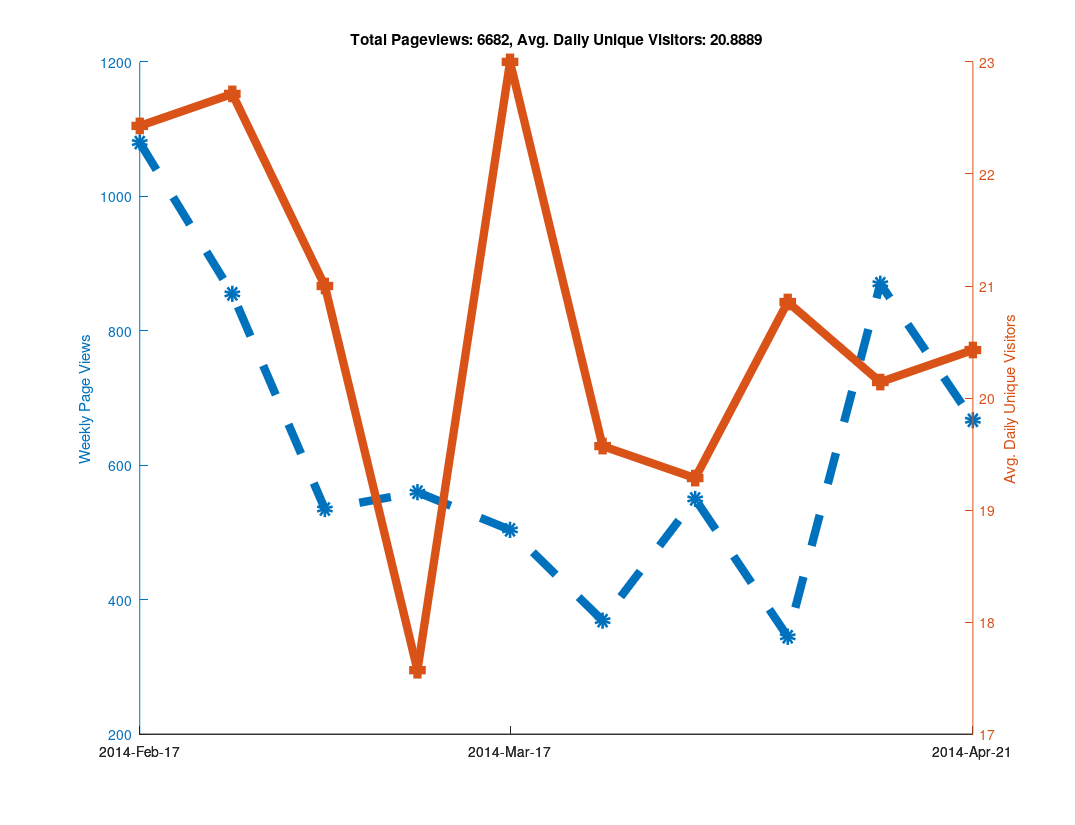

Write MATLAB code to recreate this figure.
clear all

% Github has a "traffic" page now, but it doesn't seem like you can
% put in an arbitrary date range?  When I looked at it, it showed the
% numbers of unique visitors and views for the last two weeks only...
% So as long as I check back at least once every two weeks I can keep
% a record of it?  Great...

% https://github.com/libMesh/libmesh/graphs/traffic

% Date, Views, Unique Visitors
data = {
    '2014-Feb-17', 274, 25
    '2014-Feb-18', 145, 30
    '2014-Feb-19', 129, 27
    '2014-Feb-20', 202, 24
    '2014-Feb-21', 240, 22
    '2014-Feb-22', 62,  17
    '2014-Feb-23', 28,  12
    '2014-Feb-24', 217, 19
    '2014-Feb-25', 90,  25
    '2014-Feb-26', 189, 36
    '2014-Feb-27', 112, 26
    '2014-Feb-28', 81,  20
    '2014-Mar-01', 113, 17
    '2014-Mar-02', 53,  16
    '2014-Mar-03', 41,  21
    '2014-Mar-04', 144, 35
    '2014-Mar-05', 51,  20
    '2014-Mar-06', 157, 25
    '2014-Mar-07', 50,  22
    '2014-Mar-08', 50,  11
    '2014-Mar-09', 42,  13
    '2014-Mar-10', 61,  16
    '2014-Mar-11', 27,  16
    '2014-Mar-12', 111, 20
    '2014-Mar-13', 66,  20
    '2014-Mar-14', 223, 25
    '2014-Mar-15', 46,   9
    '2014-Mar-16', 26,  17
    '2014-Mar-17', 80,  29
    '2014-Mar-18', 59,  30
    '2014-Mar-19', 85,  31
    '2014-Mar-20', 122, 18
    '2014-Mar-21', 61,  21
    '2014-Mar-22', 33,  18
    '2014-Mar-23', 64,  14
    '2014-Mar-24', 95,  24
    '2014-Mar-25', 75,  28
    '2014-Mar-26', 49,  18
    '2014-Mar-27', 57,  24
    '2014-Mar-28', 33,  16
    '2014-Mar-29', 41,  16
    '2014-Mar-30', 19,  11
    '2014-Mar-31', 52,  12
    '2014-Apr-01', 120, 21
    '2014-Apr-02', 68,  23
    '2014-Apr-03', 98,  28
    '2014-Apr-04', 77,  21
    '2014-Apr-05', 80,  15
    '2014-Apr-06', 55,  15
    '2014-Apr-07', 71,  31
    '2014-Apr-08', 84,  26
    '2014-Apr-09', 33,  18
    '2014-Apr-10', 32,  16
    '2014-Apr-11', 51,  20
    '2014-Apr-12', 25,  15
    '2014-Apr-13', 49,  20
    '2014-Apr-14', 120, 23
    '2014-Apr-15', 191, 27
    '2014-Apr-16', 219, 24
    '2014-Apr-17', 216, 30
    '2014-Apr-18', 63,  19
    '2014-Apr-19', 36,  11
    '2014-Apr-20', 25,   7
    '2014-Apr-21', 115, 24
    '2014-Apr-22', 128, 31
    '2014-Apr-23', 87,  25
    '2014-Apr-24', 108, 23
    '2014-Apr-25', 111, 20
    '2014-Apr-26', 89,   9
    '2014-Apr-27', 29,  11
    '2014-Apr-28', 177, 28
    '2014-Apr-29', 170, 27
    };

% length works like you would expect it to for cell arrays.
N=length(data);

% A cell array of strings holding just the dates
dates = {data{:,1}};

% Note the extra square brackets!  This seems to be required (at least
% in Octave) to catch the output of data{:,2} as an array.
views = [data{:,2}];
visitors = [data{:,3}];



% 1.) Make daily plot - You can do this, but it gets a bit hard to read

%% % Can't plot string data automatically?
%% x=linspace(1,N,N);
%%
%% % Only way to set linestyles with plotyy is after the fact, apparently.
%% % plotyy returns the axis handle first, followed by the two plot handles.
%% clf;
%% hold on;
%% [haxis, h1, h2] = plotyy(x, views, x, visitors);
%%
%% % Label the axes
%% ylabel (haxis(1), 'Daily Page Views');
%% ylabel (haxis(2), 'Daily Unique Visitors');
%%
%% % Totaling unique visitors doesn't really mean much...
%% title (['Total Pageviews: ', num2str(sum(views)), ', Avg. Daily Unique Visitors: ', num2str(mean(visitors))]);
%%
%% % Make thick lines - this looks better in PDF
%% set([h1, h2], 'linewidth', 6);
%%
%% % Turn on markers
%% set(h1, 'marker', 'o');
%% set(h2, 'marker', 's');
%%
%% % Set marker size
%% set([h1, h2], 'markersize', 6);
%%
%% % Make dashed line?  Aquaterm doesn't seem to properly display this, but it
%% % does work in the PDF!
%% set(h1, 'linestyle', '--');
%%
%% % Set the xticks and labels so that it shows dates instead of numbers.
%% xticksat = [1 length(x)];
%% set(haxis, 'xtick', xticksat);
%%
%% for i=1:length(xticksat)
%%   xtlabels{i} = data{xticksat(i), 1};
%% end
%% set(haxis, 'xticklabel', xtlabels);
%%
%% % Print to PDF
%% set (gcf, "paperposition", [0.25, 0.25, 10.75, 8.25]);
%% set (gcf, "papersize", [11, 8.5]);
%% set (gcf, "paperorientation", 'landscape');
%%
%% % Make a PDF of this plot.
%% print('-dpdf', 'github_traffic.pdf', '-FHelvetica:20');



% 2.) Make weekly plot - the data is naturally week-periodic
week_indexes = 1:7:N;

% Get total views and average unique viewers for each week
week_views = [];
week_visitors = [];
  for i=1:length(week_indexes)-1
  start = week_indexes(i);
  stop = week_indexes(i+1) - 1;
  week_views(end+1) = sum(views(start:stop));
  week_visitors(end+1) = mean(visitors(start:stop));
end

clf;
hold on;
x=linspace(1, length(week_views), length(week_views));
[haxis, h1, h2] = plotyy(x, week_views, x, week_visitors);

% Label the axes
ylabel (haxis(1), 'Weekly Page Views');
ylabel (haxis(2), 'Avg. Daily Unique Visitors');

% Totaling unique visitors doesn't really mean much...
title (['Total Pageviews: ', num2str(sum(views)), ', Avg. Daily Unique Visitors: ', num2str(mean(visitors))]);

% Make thick lines - this looks better in PDF
set([h1, h2], 'linewidth', 6);

% Turn on markers
set(h1, 'marker', 'o');
set(h2, 'marker', 's');

% Set marker size
set([h1, h2], 'markersize', 6);

% Make dashed line?  Aquaterm doesn't seem to properly display this, but it
% does work in the PDF!
set(h1, 'linestyle', '--');

% Set the xticks and labels so that it shows dates instead of numbers.
xticksat = [1 ceil(length(x)/2) length(x)];
set(haxis, 'xtick', xticksat);

for i=1:length(xticksat)
  xtlabels{i} = data{week_indexes(xticksat(i)), 1};
end
set(haxis, 'xticklabel', xtlabels);

% Print to PDF
set (gcf, "paperposition", [0.25, 0.25, 10.75, 8.25]);
set (gcf, "papersize", [11, 8.5]);
set (gcf, "paperorientation", 'landscape');

% Make a PDF of this plot.
print('-dpdf', 'weekly_github_traffic.pdf', '-FHelvetica:20');



% 3.) Make monthly plot - not enough data to be interesting yet...

%% month_intervals = {'2014-Feb-17', '2014-Mar-17', '2014-Apr-17'};
%%
%% % Numerical indexes of the month intervals
%% month_indexes = [];
%%
%% for i=1:length(month_intervals)
%%   % Calling 'strcmp' on a cell array of strings returns an array of 0s
%%   % and 1s, then 'find' returns the non-zero index.  The 'end' keyword
%%   % is used to append to the array.
%%   month_indexes(end+1) = find(strcmp(month_intervals{i}, dates));
%% end
%%
%% % Get total views and average unique viewers for each month
%% month_views = [];
%% month_visitors = [];
%%   for i=1:length(month_indexes)-1
%%   start = month_indexes(i);
%%   stop = month_indexes(i+1) - 1;
%%   month_views(end+1) = sum(views(start:stop));
%%   month_visitors(end+1) = mean(visitors(start:stop));
%% end
%%
%% clf;
%% hold on;
%% x=linspace(1, length(month_views), length(month_views));
%% [haxis, h1, h2] = plotyy(x, month_views, x, month_visitors);
